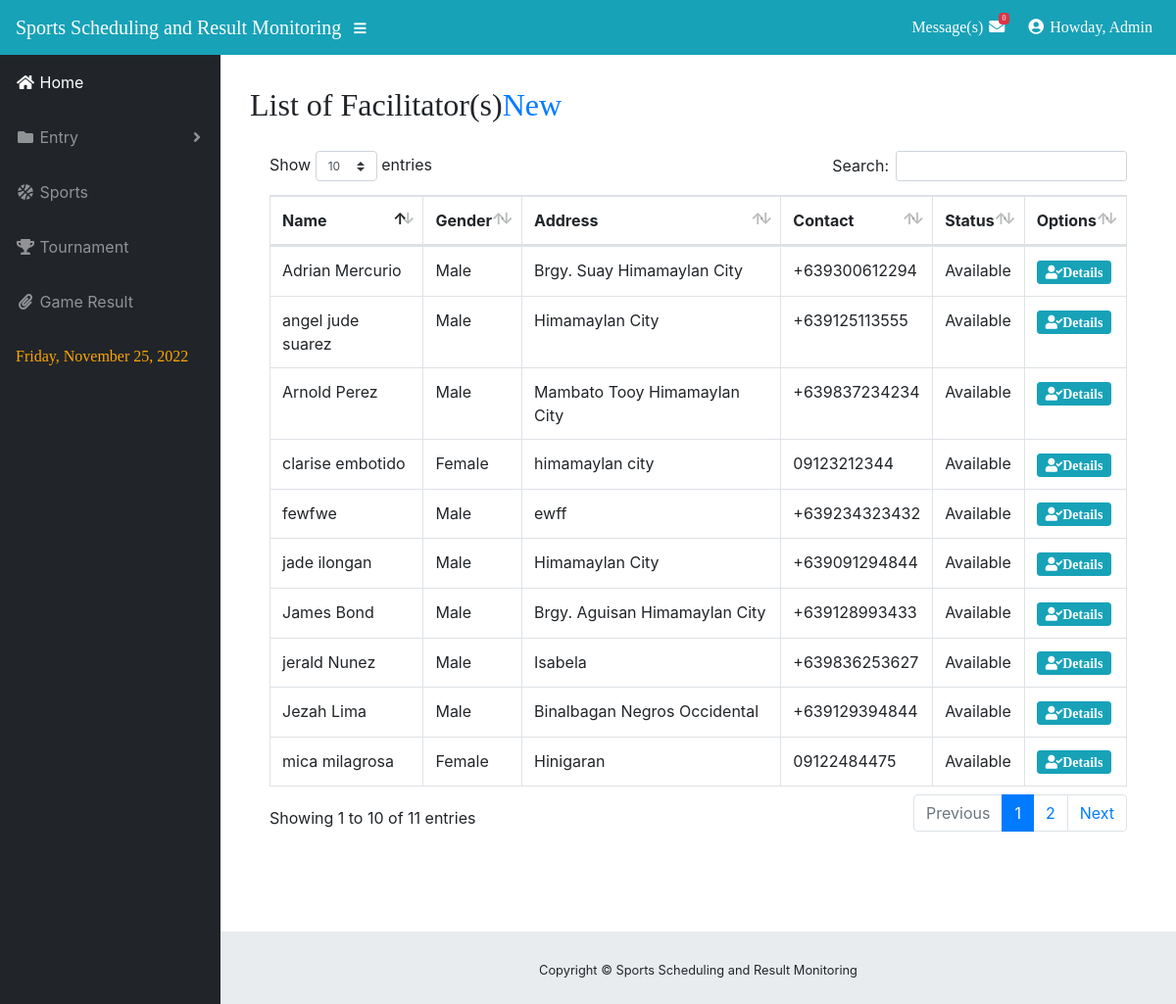
/sports_scheduling/sports_scheduling/Admin/facilitator.php (signed in), run on the app's committed database.
### tables this page shows
CREATE TABLE `facilitator` (
  `facilitator_id` int(11) NOT NULL,
  `facilitator_name` varchar(30) NOT NULL,
  `facilitator_gender` varchar(30) NOT NULL,
  `facilitator_address` text NOT NULL,
  `facilitator_contact` varchar(80) DEFAULT NULL,
  `facilitator_status` varchar(30) NOT NULL,
  `facilitator_code` varchar(30) NOT NULL
);

### sports_scheduling/sports_scheduling/Admin/facilitator.php (the view, shortened to what this page needs)
<?php include 'theme/header.php'; ?>
<?php include 'theme/sidebar.php'; ?>
   <div id="content-wrapper">
        <div class="container-fluid">
 <h2 style="font-family: AR BLANCA">List of Facilitator(s)<a href="#addfac" data-target="#addfac" data-toggle="modal" class="small-box-footer">New</a></h2>
            <div class="card-body">
              <div class="table-responsive">
                <table class="table table-bordered" id="dataTable" width="100%" cellspacing="0">
                  <thead>
                    <tr>
                      <th>Name</th>
                      <th>Gender</th>
                      <th>Address</th>
                      <th>Contact</th>
                      <th>Status</th>
                      <th>Options</th>
                    </tr>
                  </thead>
              <?php
$query = 'SELECT * FROM facilitator';
                    $result = mysqli_query($db, $query) or die (mysqli_error($db));
                        while ($row = mysqli_fetch_assoc($result)) {
                            echo '<tr>';
                              echo '<td>'. $row['facilitator_name'].'</td>';
                               echo '<td>'. $row['facilitator_gender'].'</td>';
                                echo '<td>'. $row['facilitator_address'].'</td>';
                                 echo '<td>'. $row['facilitator_contact'].'</td>';
                                 echo '<td>'. $row['facilitator_status'].'</td>';
                            echo '<td><a  type="button" class="btn btn-sm btn-info fas fa-user-check" href="patientsdetails.php?action=post & id='.$row['facilitator_id'] . '">Details</a></td> ';
                            echo '</tr>';
                }
            ?>
                </table>
              </div>
              </div>
<?php include 'theme/footer.php'; ?>

### sports_scheduling/sports_scheduling/Admin/theme/header.php (shortened to what this page needs)
<!DOCTYPE html>
<html lang="en">
  <head>
    <link href="vendor/bootstrap/css/bootstrap.min.css" rel="stylesheet">
    <link href="vendor/fontawesome-free/css/all.min.css" rel="stylesheet" type="text/css">
    <link href="vendor/datatables/dataTables.bootstrap4.css" rel="stylesheet">
    <link href="css/sb-admin.css" rel="stylesheet">
    <link href="css/datepicker.css" rel="stylesheet" type="text/css" />
  </head>
  <body id="page-top">
    <nav class="navbar navbar-expand navbar-dark static-top bg-info">
      <a class="navbar-brand mr-1" href="index.php" style="font-family: Snap ITC">Sports Scheduling and Result Monitoring</a>
      <button class="btn btn-link btn-sm text-white order-1 order-sm-0" id="sidebarToggle" href="#">
        <i class="fas fa-bars"></i>
      </button>
      <ul class="navbar-nav ml-auto ml-md-0" style="font-family: AR BLANCA">
         <li class="nav-item dropdown no-arrow mx-1">
          <a class="nav-link dropdown-toggle active" href="#" id="messagesDropdown" role="button" data-toggle="dropdown" aria-haspopup="true" aria-expanded="false">Message(s)
             <?php
               $count = 0;
                ?>
            <span class="badge badge-danger"><?php echo $count;?></span>
             <i class="fas fa-envelope fa-fw"></i>
          </a>
        </li>
        <li class="nav-item dropdown no-arrow">
          <a class="nav-link dropdown-toggle active" href="#" id="userDropdown" role="button" data-toggle="dropdown" aria-haspopup="true" aria-expanded="false">
            <i class="fas fa-user-circle fa-fw"></i>
            Howday,<?php echo " ". $_SESSION['user_type']; ?>
          </a>
        </li>
      </ul>
    </nav>

### sports_scheduling/sports_scheduling/Admin/theme/sidebar.php (shortened to what this page needs)
<div id="wrapper">
  <ul class="sidebar navbar-nav">
    <li class="nav-item active">
      <a class="nav-link" href="index.php">
        <i class="fas fa-fw fa-home"></i>
        <span>Home</span>
      </a>
    </li>
    <li class="nav-item dropdown">
      <a class="nav-link dropdown-toggle" href="#" id="pagesDropdown" role="button" data-toggle="dropdown" aria-haspopup="true" aria-expanded="false">
        <i class="fas fa-fw fa-folder"></i>
        <span>Entry</span>
      </a>
    </li>
    <li class="nav-item">
      <a class="nav-link" href="sports.php">
        <i class="fas fa-fw fa-basketball-ball"></i>
        <span>Sports</span></a>
    </li>
    <li class="nav-item">
      <a class="nav-link" href="match.php">
        <i class="fas fa-fw fa-trophy"></i>
        <span>Tournament</span></a>
    </li>
    <li class="nav-item">
      <a class="nav-link" href="result.php">
        <i class="fas fa-fw fa-paperclip"></i>
        <span>Game Result</span></a>
    </li>
      <li class="nav-item">
        <a class="nav-link">
      <div style="font-family: AR BLANCA;color: orange">
                   <?php
                    $Today = strftime("%Y-%m-%d");
                    echo date('l, F d, Y',strtotime($Today) );
                    ?>
                </div>
              </a>
            </li>
  </ul>
        <div id="content-wrapper">
    <div class="container-fluid">

### sports_scheduling/sports_scheduling/Admin/theme/footer.php (shortened to what this page needs)
  </div>
        <footer class="sticky-footer">
          <div class="container my-auto">
            <div class="copyright text-center my-auto">
              <span>Copyright © Sports Scheduling and Result Monitoring</span>
            </div>
          </div>
        </footer>
      </div>
    </div>
  </body>
</html>

### sports_scheduling/sports_scheduling/Admin/css/sb-admin.css (style rules this page uses)
html { position: relative; min-height: 100%; }
body { height: 100%; }
#wrapper { display: -webkit-box; display: -ms-flexbox; display: flex; }
#wrapper #content-wrapper { overflow-x: hidden; width: 100%; padding-top: 1rem; padding-bottom: 80px; }
.navbar-nav .nav-item.active .nav-link { color: #fff; }
.navbar-nav .nav-item.dropdown .dropdown-toggle::after { width: 1rem; text-align: center; float: right; vertical-align: 0; border: 0; font-weight: 900; content: '\f105'; font-family: 'Font Awesome 5 Free'; }
.navbar-nav .nav-item.dropdown.no-arrow .dropdown-toggle::after { display: none; }
.navbar-nav .nav-item .nav-link .badge { position: absolute; margin-left: 0.75rem; top: 0.3rem; font-weight: 400; font-size: 0.5rem; }
.sidebar { width: 90px !important; background-color: #212529; min-height: calc(100vh - 56px); }
.sidebar .nav-item:last-child { margin-bottom: 1rem; }
.sidebar .nav-item .nav-link { text-align: center; padding: 0.75rem 1rem; width: 90px; }
.sidebar .nav-item .nav-link span { font-size: 0.65rem; display: block; }
.sidebar .nav-item.dropdown .dropdown-toggle::after { display: none; }
.sidebar .nav-item .nav-link { color: rgba(255, 255, 255, 0.5); }
@media (min-width: 768px) { .sidebar { width: 225px !important; } }
@media (min-width: 768px) { .sidebar .nav-item .nav-link { display: block; width: 100%; text-align: left; padding: 1rem; width: 225px; } }
@media (min-width: 768px) { .sidebar .nav-item .nav-link span { font-size: 1rem; display: inline; } }
@media (min-width: 768px) { .sidebar .nav-item.dropdown .dropdown-toggle::after { display: block; } }
:root { --input-padding-x: 0.75rem; --input-padding-y: 0.75rem; }
footer.sticky-footer { display: -webkit-box; display: -ms-flexbox; display: flex; position: absolute; right: 0; bottom: 0; width: calc(100% - 90px); height: 80px; background-color: #e9ecef; }
footer.sticky-footer .copyright { line-height: 1; font-size: 0.8rem; }
@media (min-width: 768px) { footer.sticky-footer { width: calc(100% - 225px); } }

### data on the page
facilitator: facilitator_name "Adrian Mercurio", facilitator_gender "Male", facilitator_address "Brgy. Suay Himamaylan City", facilitator_contact "+639300612294", facilitator_status "Available"
facilitator: facilitator_name "James Bond", facilitator_gender "Male", facilitator_address "Brgy. Aguisan Himamaylan City", facilitator_contact "+639128993433", facilitator_status "Available"
facilitator: facilitator_name "mica milagrosa", facilitator_gender "Female", facilitator_address "Hinigaran", facilitator_contact "09122484475", facilitator_status "Available"
facilitator: facilitator_name "Jezah Lima", facilitator_gender "Male", facilitator_address "Binalbagan Negros Occidental", facilitator_contact "+639129394844", facilitator_status "Available"
facilitator: facilitator_name "jade ilongan", facilitator_gender "Male", facilitator_address "Himamaylan City", facilitator_contact "+639091294844", facilitator_status "Available"
facilitator: facilitator_name "Arnold Perez", facilitator_gender "Male", facilitator_address "Mambato Tooy Himamaylan City", facilitator_contact "+639837234234", facilitator_status "Available"
facilitator: facilitator_name "fewfwe", facilitator_gender "Male", facilitator_address "ewff", facilitator_contact "+639234323432", facilitator_status "Available"
facilitator: facilitator_name "jerald Nunez", facilitator_gender "Male", facilitator_address "Isabela", facilitator_contact "+639836253627", facilitator_status "Available"
facilitator: facilitator_name "clarise embotido", facilitator_gender "Female", facilitator_address "himamaylan city", facilitator_contact "09123212344", facilitator_status "Available"
facilitator: facilitator_name "angel jude suarez", facilitator_gender "Male", facilitator_address "Himamaylan City", facilitator_contact "+639125113555", facilitator_status "Available"

### other printed values
$count "0"
$_SESSION['user_type'] "Admin"
date('l, F d, Y',strtotime($Today) ) "Friday, November 25, 2022"
